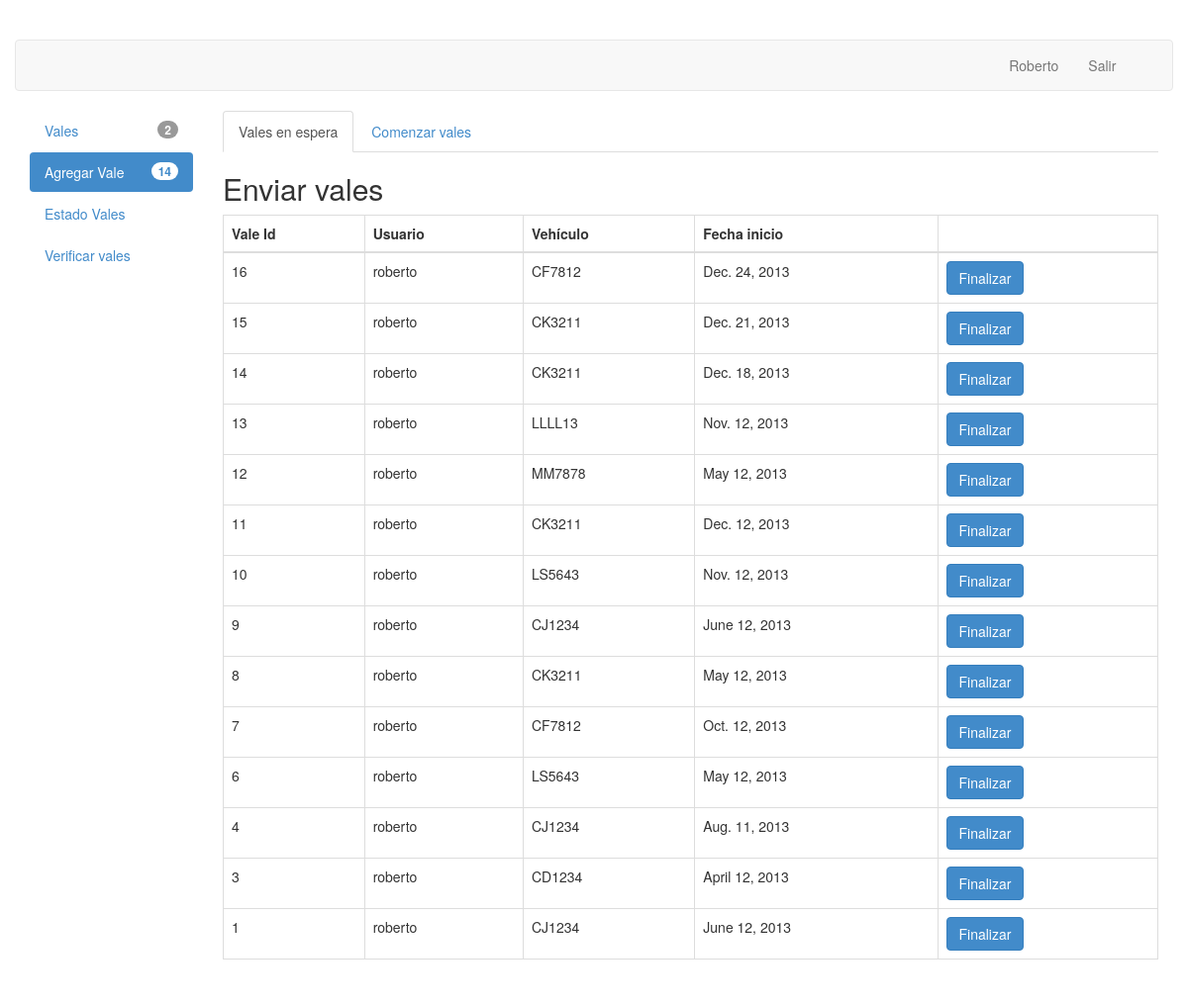
The app's page /vales/agregar/ (signed in), older data.
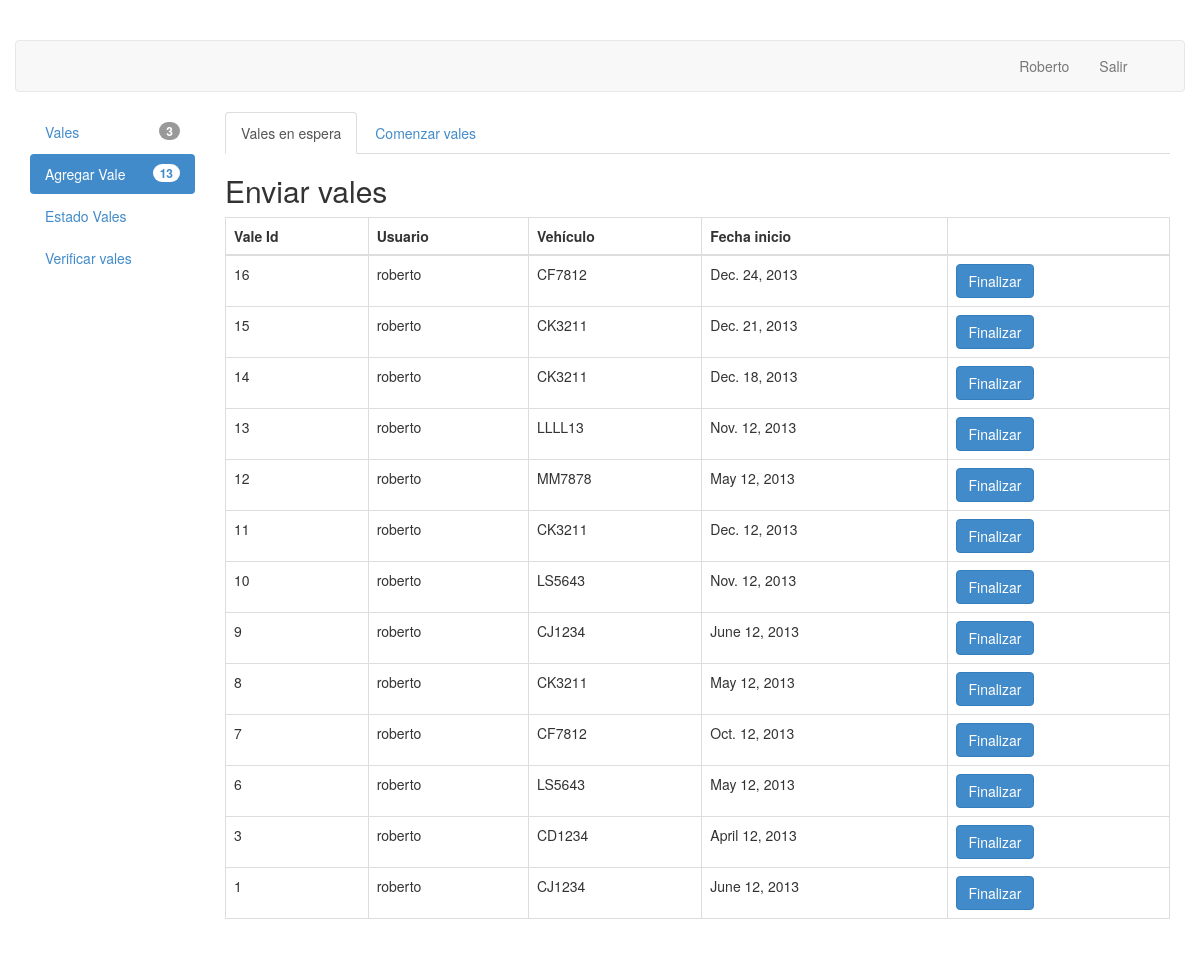
The same page, newer data.
### vales/models.py (models this page shows)
class Vale(models.Model):
	usuario = models.ForeignKey(User)
	vehiculo = models.CharField(max_length=6)
	fecha_inicio = models.DateField()
	fecha_termino = models.DateField()
	costo = models.PositiveIntegerField()
	distancia = models.PositiveIntegerField()
	en_espera = models.BooleanField()
	ESTADO = (
			('A','Aceptada'),
			('R','Rechazada'),
			('S','Sin observacion'),
		)
	estado = models.CharField(max_length=1,choices=ESTADO)
	class Meta:
		permissions = (
			("view_vale", "Can see available vales"),
			("accept_vale", "Can change status of vales"),
			("modify_vale", "Can modify the status of vales"),
			("close_vale", "Can remove a vale by setting its status as closed"),
		)

### vales/views.py (the view, shortened to what this page needs)
@user_passes_test(user_agregar, login_url='/vales/')
def agregar(request):
	vales = Vale.objects.all().order_by('-id')
	vales_aceptados = vales.filter(estado="A",en_espera=False).count()
	vales_rechazados = vales.filter(estado="R",en_espera=False).count()
	vales_sin_observar = vales.filter(estado="S",en_espera=False).count()
	vales_en_espera = vales.filter(en_espera=True).count()
	context = { "vales" : vales ,
				"vales_aceptados" : vales_aceptados,
				"vales_rechazados" : vales_rechazados,
				"vales_sin_observar" : vales_sin_observar,
				"vales_en_espera" : vales_en_espera,
				}
	return render(request, "agregar.html" , context)

### vales/views.py (called while the page is built)
def user_agregar(user):
	return user.has_perm("vales.add_vale") and user.is_authenticated()

### vales/templates/agregar.html (shortened to what this page needs)
{% extends "base_layout.html" %}
{% block contentbody %}
{% if perms.vales.add_vale %}
<ul class="nav nav-tabs">
	<li class="active"><a href="#enviar_vale" data-toggle="tab">Vales en espera</a></li>
 	<li  ><a href="#comenzar_vale" data-toggle="tab">Comenzar vales</a></li>
</ul>
<div class="tab-content">
	<div class="tab-pane active" id="enviar_vale">
		<h2> Enviar vales </h2>
		<table class="table table-bordered">
			<thead>
				<tr>
				<th>Vale Id</th>
				<th>Usuario</th>
				<th>Vehículo</th>
				<th>Fecha inicio</th>
				<th></th>
				</tr>
			</thead>
			<tbody>
				{% for vale in vales %}
					{% if vale.en_espera %}
					<tr id="fila{{ vale.id }}">
						<td> {{vale.id  }} </td>
						<td> {{vale.usuario  }} </td>
						<td> {{vale.vehiculo }} </td>
						<td> {{vale.fecha_inicio }} </td>
						<td> <button class="btn btn-primary" id="finalizar-btn{{ vale.id }}" value="{{ vale.id }}" data-toggle="modal" data-target="#mymodal" >Finalizar</button>
						</td>
					</tr>
					{% endif %}
				{% endfor %}
			</tbody>
		</table>
	</div>
</div>
{% endif %}
{% endblock contentbody %}

### vales/templates/base_layout.html
{% extends "header.html" %}
{% block content %}
{% block navbar %}
<div class="row" >
	<nav class="navbar navbar-default navbar-top " role="navigation">
	    <ul class="nav navbar-nav navbar-right col-md-2">
	      <li><a href="#">{{ user.first_name }}</a></li>
	      <li><a href="{% url 'logout' %}">Salir</a></li>
	    </ul>
	</nav>
</div>
{% endblock navbar %}
<div class="row">
	<div class="col-md-2">
	{% block sidebar %}
		<ul id="sidebar" class="nav nav-pills nav-stacked" style="max-width: 260px;">
			{% if perms.vales.view_vale %}
			<li id="home-tab">
				<a href="{% url 'home' %}" >
					<span class="badge pull-right">
						{{ vales_sin_observar }}
					</span>
					Vales
				</a>
			</li>
			{% endif %}
			{% if perms.vales.add_vale %}
			<li id="agregar-tab">
				<a href="{% url 'agregar' %}" >
					<span class="badge pull-right">
						{{ vales_en_espera }}
					</span>
					Agregar Vale
				</a>
			</li>
			{% endif %}
			{% if perms.vales.modify_vale %}
			<li id="cambiar-estado-tab">
				<a href="{% url 'cambiar_estado' %}" >
					Estado Vales
				</a>
			</li>
			{% endif %}
			{% if perms.vales.view_vale %}
			<li id="verificar-tab">
				<a href="{% url 'verificar' %}" >
					Verificar vales
				</a>
			</li>
			{% endif %}
		</ul>
	{% endblock sidebar %}
	</div>
	<div class="col-md-10" style="background-color:white;">
	{% block contentbody %}
	{% endblock contentbody %}
	</div>
</div>
{% endblock content %}

Row changes from the older to the newer data that the page shows:
no longer on this page (row edited): Vale: id "4", usuario "roberto", vehiculo "CJ1234", fecha_inicio "Aug. 11, 2013"
Text that changed along with them:
{{ vales_sin_observar }}: "2" → "3"
{{ vales_en_espera }}: "14" → "13"
